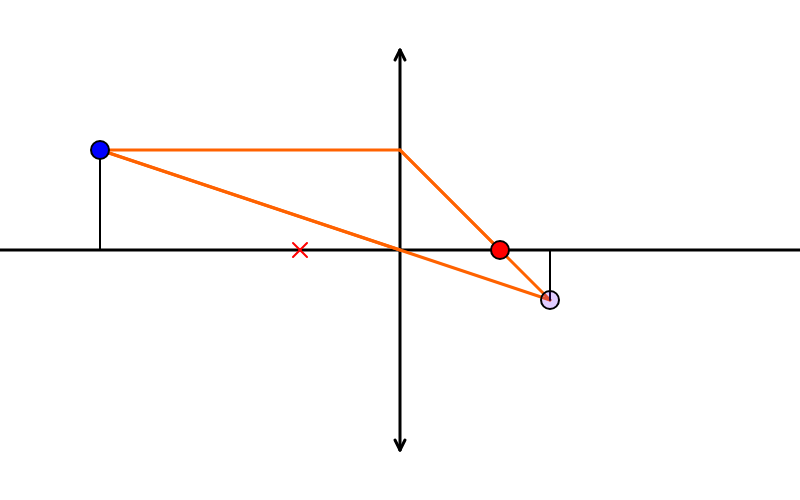
Frame 1 (no input)
Frame 60 (no input): identical to frame 1, image omitted
Frame 120 (the mouse pressed at the canvas centre since frame 60): identical to frame 1, image omitted

The p5.js sketch that drew this single still picture (run headless with seeded random() and noise() and a simulated clock; from frame 60 on, the mouse is pressed at the canvas centre):

// p5.js sketch
// ── sketch.js
const R = 18; 

const xmin = -390;
const xmax =  -10;
const ymin = -150;
const ymax =  150;

const fmin = -390;
const fmax =  390;

let f; 
let Obj;
let Img;

let isDragging = false;

function setup() {
  createCanvas(800, 500);
  f   = createVector(100,0);
  Obj = createVector(-300,-100);
  Img = computeImage(f,Obj);
}

function draw() {
  background(255);
  translate(width/2, height/2);  
  
  if (isDragging) {
    cursor('grab')
  } else if (mouseIn(Obj) || mouseIn(f)) {
    cursor(HAND)
  } else {
    cursor(ARROW)
  }

  Img = computeImage(f,Obj);
 
  strokeWeight(3);
  line(-width/2,0,width/2,0);
  if (f.x < 0) {
    drawDivergingLens()
  } else {
    drawConvergingLens();    
  }
  
  
  push();
  stroke(255,98,0);
  line(Obj.x,Obj.y,0,Obj.y);
  line(Obj.x,Obj.y,0,0);
  if (f.x < 0) {
    line(0,Obj.y,-f.x,2*Obj.y);
    stroke(255,98,0,75);
    line(0,Obj.y,f.x,f.y);
  } else {
    line(0,Obj.y,f.x,f.y);
    if(Img.x < 0){
      stroke(255,98,0,75);
    }
    line(0,Obj.y,Img.x,Img.y);
    line(Obj.x,Obj.y,Img.x,Img.y);
  }
  pop();
  
  strokeWeight(2);
  fill('red');
  ellipse(f.x,f.y,R);
  if (f.x >= 0) {
    drawX(-f.x,f.y,'red'); 
  }
  
  fill('blue');
  line(Obj.x,0,Obj.x,Obj.y);
  ellipse(Obj.x,Obj.y,R);
  
  fill(100,0,255,50);
  line(Img.x,0,Img.x,Img.y);
  ellipse(Img.x,Img.y,R);
  
}

function getObject() {
  let x = constrain(mouseX -  width/2, xmin, xmax);
  let y = constrain(mouseY - height/2, ymin, ymax);
  return createVector(x,y);
}

function getFocalPoint() {
  let x = constrain(mouseX -  width/2, fmin, fmax);
  return createVector(x,0);
}

function computeImage(f,Obj) {
  let M = NaN;
  if (abs(f.x) != abs(Obj.x)) {
    M = f.x / (f.x + Obj.x);
  } else {
    M = width * 100;
  }
  return createVector(M * Obj.x, M * Obj.y);
}

function drawX(x,y,c) {
  let d = 7;
  push();
  stroke(c);
  line(x-d,y+d,x+d,y-d);
  line(x-d,y-d,x+d,y+d);
  pop();
}

function drawConvergingLens() {
  line(0,-0.4*height,0,0.4*height);
  line(0,-0.4*height,-5,-0.4*height+10);
  line(0,-0.4*height,+5,-0.4*height+10);
  line(0,+0.4*height,-5,+0.4*height-10);
  line(0,+0.4*height,+5,+0.4*height-10);
}

function drawDivergingLens() {
  line(0,-0.4*height,0,0.4*height);
  line(0,-0.4*height,-5,-0.4*height-10);
  line(0,-0.4*height,+5,-0.4*height-10);
  line(0,+0.4*height,-5,+0.4*height+10);
  line(0,+0.4*height,+5,+0.4*height+10);
}

//////////

function dragAlong() {
  if (mouseIn(Obj)) {
    Obj = getObject();
  } else if (mouseIn(f)) {
    f = getFocalPoint();  
  }
}

function mousePressed(){
  if (!isDragging) {
    isDragging = true;
    dragAlong();
  }
}

function mouseDragged(){
  if (isDragging) {
    cursor('grab');
    dragAlong();
  }
}

function mouseReleased(){
  isDragging = false;
}

function mouseIn(P) {
  return dist(mouseX - width/2, mouseY - height/2, P.x, P.y) < 2*R
}
// ── lenses.html
<!DOCTYPE html>
<html lang="en">
  <head>
    <script src="https://cdnjs.cloudflare.com/ajax/libs/p5.js/1.9.1/p5.js"></script>
    <link rel="stylesheet" type="text/css" href="style.css">
    <meta charset="utf-8" />
  </head>
  <body>
    <main>
      <p>
        Slowly drag the object or the focal point to see how the resulting image changes.
      </p>
    </main>
    <script src="sketch.js"></script>
  </body>
</html>

// ── style.css
html, body {
  margin: 0;
  padding: 0;
  font-family: Perpetua, 'Times-New-Roman', Times, serif;
}

main {
  text-align: center;
  font-size: x-large;
}

canvas {
  display: block;
  margin-left: auto;
  margin-right: auto;
  width: 50%;
  margin-bottom: 5%;
  position: relative;
}
